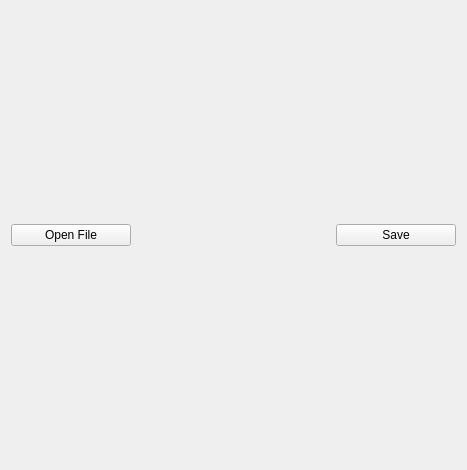
<?xml version="1.0" encoding="UTF-8"?>
<ui version="4.0">
 <class>FXToolClass</class>
 <widget class="QMainWindow" name="FXToolClass">
  <property name="geometry">
   <rect>
    <x>0</x>
    <y>0</y>
    <width>467</width>
    <height>470</height>
   </rect>
  </property>
  <property name="windowTitle">
   <string>FXTool</string>
  </property>
  <property name="windowIcon">
   <iconset>
    <normaloff>:/main.ico</normaloff>:/main.ico</iconset>
  </property>
  <widget class="QWidget" name="centralWidget">
   <layout class="QGridLayout" name="gridLayout">
    <item row="1" column="0">
     <layout class="QHBoxLayout" name="horizontalLayout">
      <item>
       <widget class="QPushButton" name="openButton">
        <property name="minimumSize">
         <size>
          <width>120</width>
          <height>0</height>
         </size>
        </property>
        <property name="text">
         <string>Open File</string>
        </property>
       </widget>
      </item>
      <item>
       <spacer name="horizontalSpacer_2">
        <property name="orientation">
         <enum>Qt::Horizontal</enum>
        </property>
        <property name="sizeHint" stdset="0">
         <size>
          <width>40</width>
          <height>20</height>
         </size>
        </property>
       </spacer>
      </item>
      <item>
       <spacer name="horizontalSpacer">
        <property name="orientation">
         <enum>Qt::Horizontal</enum>
        </property>
        <property name="sizeHint" stdset="0">
         <size>
          <width>40</width>
          <height>20</height>
         </size>
        </property>
       </spacer>
      </item>
      <item>
       <widget class="QPushButton" name="saveButton">
        <property name="minimumSize">
         <size>
          <width>120</width>
          <height>0</height>
         </size>
        </property>
        <property name="text">
         <string>Save</string>
        </property>
       </widget>
      </item>
     </layout>
    </item>
    <item row="0" column="0">
     <layout class="QVBoxLayout" name="verticalLayout"/>
    </item>
   </layout>
  </widget>
 </widget>
 <layoutdefault spacing="6" margin="11"/>
 <resources/>
 <connections/>
</ui>
